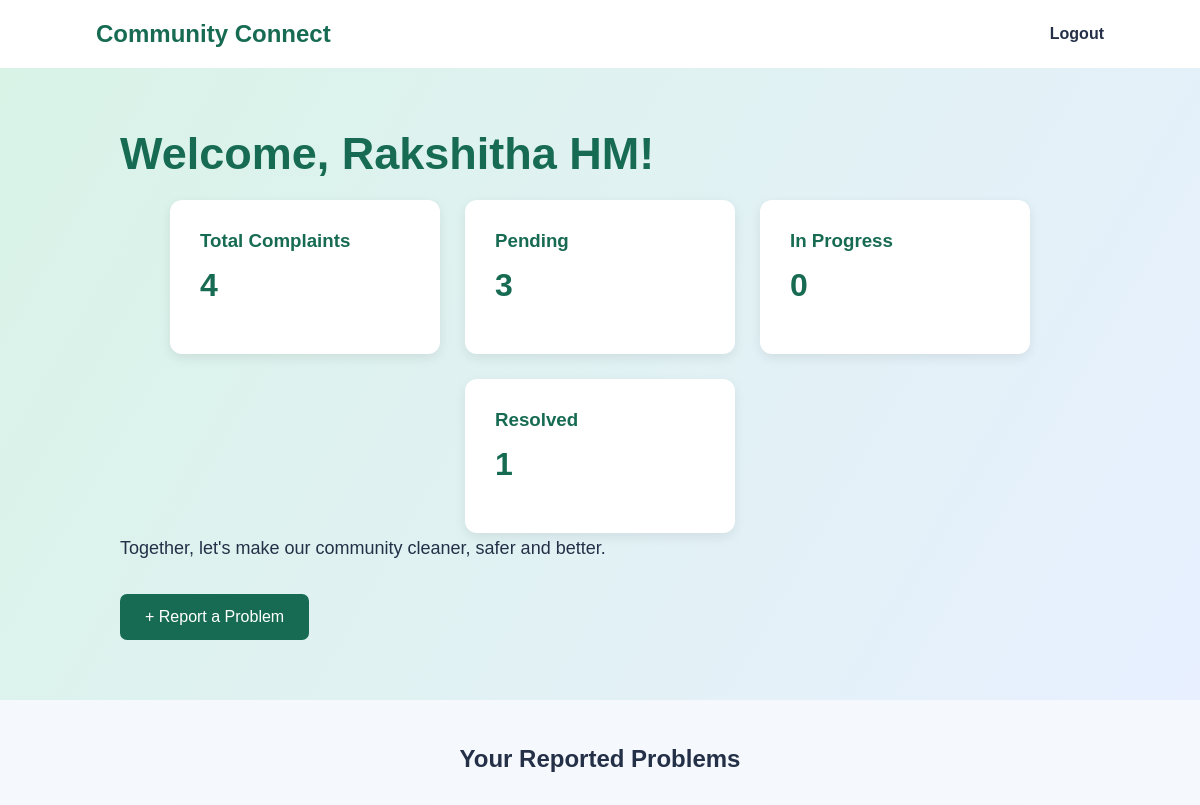
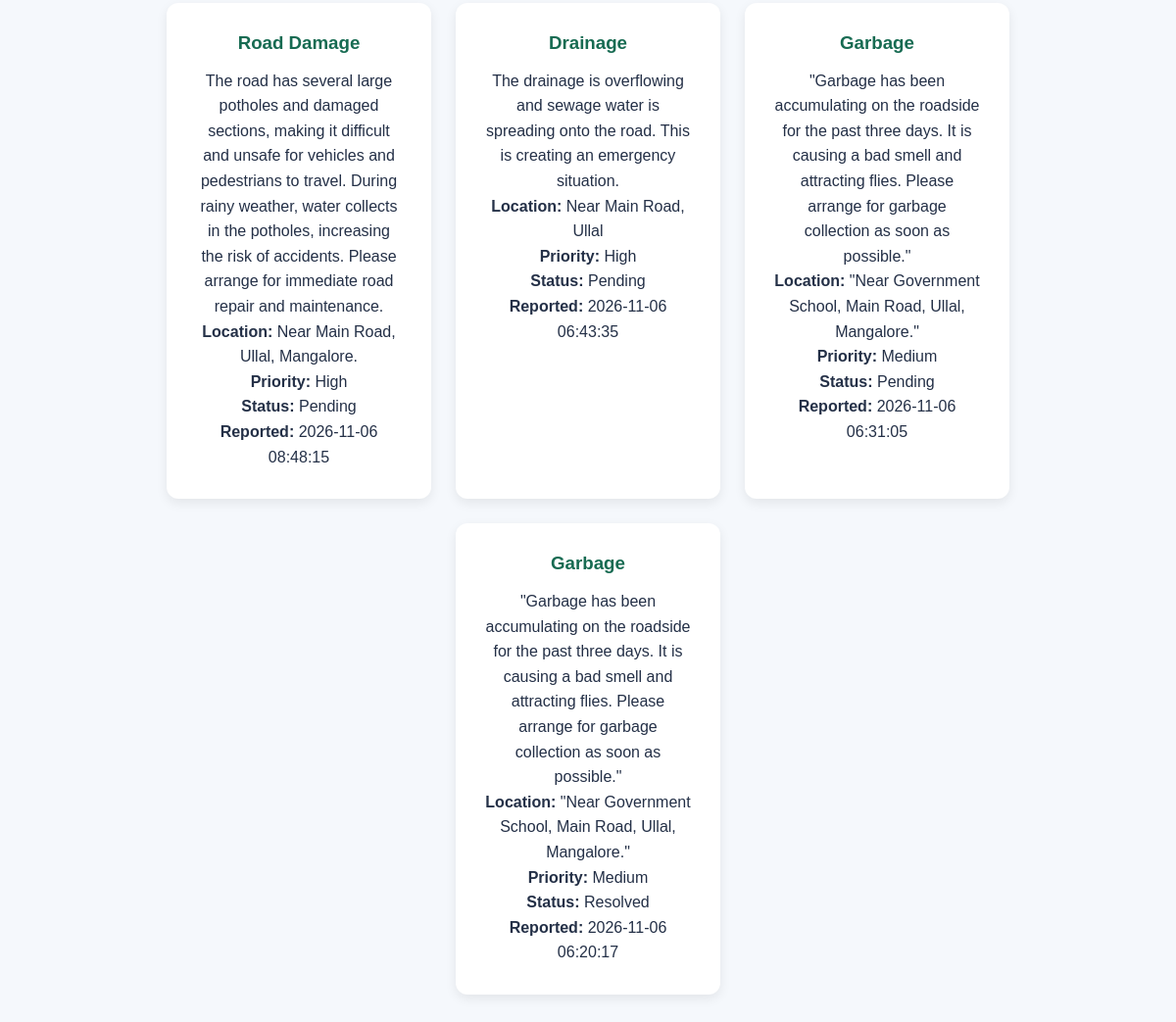
The app's page /dashboard (signed in) with its own data (2 pictures, top to bottom).
### tables this page shows
CREATE TABLE complaints (
            id INTEGER PRIMARY KEY AUTOINCREMENT,
            user_id INTEGER,
            category TEXT,
            description TEXT,
            location TEXT,
            priority TEXT DEFAULT 'Medium',
            status TEXT DEFAULT 'Pending',
            created_at TIMESTAMP DEFAULT CURRENT_TIMESTAMP,
            FOREIGN KEY(user_id) REFERENCES users(id)
        );

### app.py (the view)
@app.route("/dashboard")
def dashboard():
    if "user_id" not in session:
        return redirect(url_for("login"))
    conn = get_db()
    complaints = conn.execute(
        "SELECT * FROM complaints WHERE user_id = ? ORDER BY id DESC",
        (session["user_id"],)
    ).fetchall()
    total = conn.execute(
        "SELECT COUNT(*) FROM complaints WHERE user_id = ?",
        (session["user_id"],)
    ).fetchone()[0]
    pending = conn.execute(
        "SELECT COUNT(*) FROM complaints WHERE user_id = ? AND status = 'Pending'",
        (session["user_id"],)
    ).fetchone()[0]
    in_progress = conn.execute(
        "SELECT COUNT(*) FROM complaints WHERE user_id = ? AND status = 'In Progress'",
        (session["user_id"],)
    ).fetchone()[0]
    resolved = conn.execute(
        "SELECT COUNT(*) FROM complaints WHERE user_id = ? AND status = 'Resolved'",
        (session["user_id"],)
    ).fetchone()[0]
    conn.close()
    return render_template(
        "dashboard.html",
        complaints=complaints,
        name=session["name"],
        total=total,
        pending=pending,
        in_progress=in_progress,
        resolved=resolved
    )

### app.py (called while the page is built)
def get_db():
    conn = sqlite3.connect("database.db")
    conn.row_factory = sqlite3.Row
    return conn

### templates/dashboard.html (shortened to what this page needs)
<!DOCTYPE html>
<html lang="en">
<head>
    <link rel="stylesheet" href="{{ url_for('static', filename='style.css') }}">
</head>
<body>
    <nav class="navbar">
        <h2>Community Connect</h2>
        <div>
            <a href="{{ url_for('logout') }}">Logout</a>
        </div>
    </nav>
    <section class="hero">
        <div class="hero-content">
            <h1>Welcome, {{ name }}!</h1>
            <div class="feature-container">
    <div class="feature-card">
        <h3>Total Complaints</h3>
        <h1>{{ total }}</h1>
    </div>
    <div class="feature-card">
        <h3>Pending</h3>
        <h1>{{ pending }}</h1>
    </div>
    <div class="feature-card">
        <h3>In Progress</h3>
        <h1>{{ in_progress }}</h1>
    </div>
    <div class="feature-card">
        <h3>Resolved</h3>
        <h1>{{ resolved }}</h1>
    </div>
</div>
            <p>
                Together, let's make our community
                cleaner, safer and better.
            </p>
            <a href="{{ url_for('report') }}" class="primary-btn">
                + Report a Problem
            </a>
        </div>
    </section>
    <section class="features">
        <h2>Your Reported Problems</h2>
        {% if complaints %}
        <div class="feature-container">
            {% for complaint in complaints %}
            <div class="feature-card">
                <h3>{{ complaint['category'] }}</h3>
                <p>{{ complaint['description'] }}</p>
                <p><strong>Location:</strong> {{ complaint['location'] }}</p>
                <p><strong>Priority:</strong> {{ complaint['priority'] }}</p>
                <p><strong>Status:</strong> {{ complaint['status'] }}</p>
                <p><strong>Reported:</strong> {{ complaint['created_at'] }}</p>
            </div>
            {% endfor %}
        </div>
        {% else %}
        <p>You haven't reported any problems yet.</p>
        {% endif %}
    </section>
</body>
</html>

### static/style.css (style rules this page uses)
* { margin: 0; padding: 0; box-sizing: border-box; font-family: Arial, sans-serif; }
body { background: #f5f8fc; color: #243047; }
.navbar { display: flex; justify-content: space-between; align-items: center; padding: 20px 8%; background: white; }
.navbar h2 { color: #176b52; }
.navbar a { text-decoration: none; margin-left: 20px; color: #243047; font-weight: bold; }
.hero { min-height: 430px; display: flex; align-items: center; padding: 60px 10%; background: linear-gradient(120deg, #d9f3e7, #e8f0ff); }
.hero-content h1 { font-size: 45px; color: #176b52; margin-bottom: 20px; }
.hero-content p { font-size: 18px; max-width: 550px; line-height: 1.7; margin-bottom: 30px; }
.primary-btn { display: inline-block; background: #176b52; color: white; padding: 14px 25px; text-decoration: none; border-radius: 7px; }
.features { text-align: center; padding: 55px 8%; }
.features h2 { margin-bottom: 35px; }
.feature-container { display: flex; justify-content: center; gap: 25px; flex-wrap: wrap; }
.feature-card { background: white; padding: 30px; border-radius: 12px; width: 270px; box-shadow: 0 4px 12px rgba(0,0,0,0.08); }
.feature-card h3 { margin-bottom: 15px; color: #176b52; }
.feature-card p { line-height: 1.6; }
.features { padding: 45px 8%; }
.feature-card { transition: transform 0.3s ease, box-shadow 0.3s ease; }
.feature-card h1 { color: #176b52; font-size: 32px; margin-top: 12px; }
a { transition: 0.3s; }

### records on screen
complaints: category "Road Damage", description "The road has several large potholes and damaged sections, making it difficult and unsafe for vehicles and pedestrians to travel. During rainy weather, water collects in the potholes, increasing the risk of accidents. Please arrange for immediate road repair and maintenance.", location "Near Main Road, Ullal, Mangalore.", priority "High", status "Pending", created_at "2026-11-06 08:48:15"
complaints: category "Drainage", description "The drainage is overflowing and sewage water is spreading onto the road. This is creating an emergency situation.", location "Near Main Road, Ullal", priority "High", status "Pending", created_at "2026-11-06 06:43:35"
complaints: category "Garbage", description "\"Garbage has been accumulating on the roadside for the past three days. It is causing a bad smell and attracting flies. Please arrange for garbage collection as soon as possible.\"", location "\"Near Government School, Main Road, Ullal, Mangalore.\"", priority "Medium", status "Pending", created_at "2026-11-06 06:31:05"
complaints: category "Garbage", description "\"Garbage has been accumulating on the roadside for the past three days. It is causing a bad smell and attracting flies. Please arrange for garbage collection as soon as possible.\"", location "\"Near Government School, Main Road, Ullal, Mangalore.\"", priority "Medium", status "Resolved", created_at "2026-11-06 06:20:17"

### other values on screen
{{ name }} "Rakshitha HM"
{{ total }} "4"
{{ pending }} "3"
{{ in_progress }} "0"
{{ resolved }} "1"
